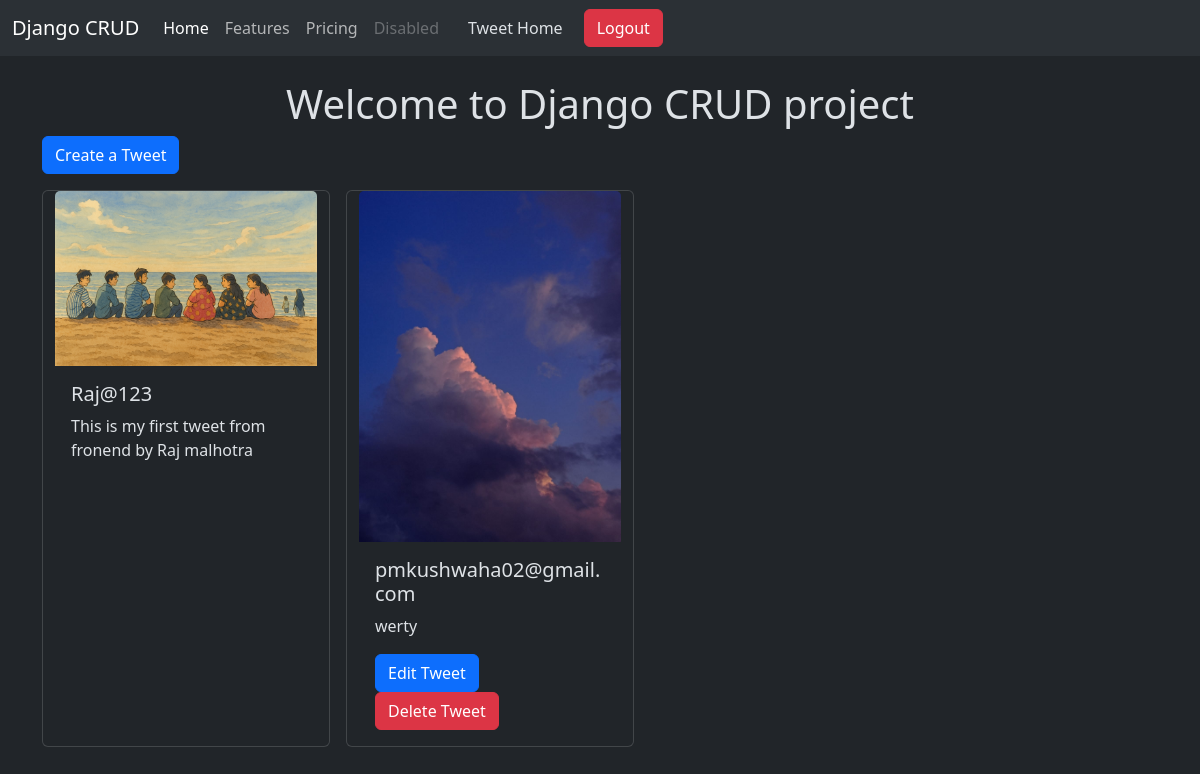
/tweet (signed in), run on the app's committed database.
### tweet/models.py (models this page shows, shortened)
class Tweet (models.Model):
    user=models.ForeignKey(User,on_delete=models.CASCADE)
    text=models.TextField(max_length="200")
    photo=models.ImageField(upload_to ="photos/",blank=True ,null=True)
    created_at=models.DateTimeField(auto_now_add=True)
    updated_at=models.DateTimeField(auto_now=True)

### tweet/views.py (the view)
# urls.py: path('', views.Tweet_list,name='Tweet_list'),
def Tweet_list(request):
    tweets=Tweet.objects.all().order_by('-created_at')
    return render(request,'tweet_list.html',{'tweets':tweets})

### tweet/templates/tweet_list.html (shortened to what this page needs)
{% extends "layout.html" %}
{% block content %}
<h1  class="text-center mt-4">Welcome to Django CRUD project</h1>
<a class="btn btn-primary mb-3" role="button" href=" {% url 'tweet_create' %}" aria-disabled="true">Create a Tweet</a>
<div class="container row gap-3">
{%for tweet in tweets%}
<div class="card" style="width: 18rem;">
    <img src={{tweet.photo.url}} class="card-img-top" alt="...">
    <div class="card-body">
      <h5 class="card-title">{{tweet.user.username}}</h5>
      <p class="card-text"> {{tweet.text}} </p>
      {% if tweet.user == user %}
      <a href= {% url 'tweet_edit'  tweet.id%} class="btn btn-primary">Edit Tweet</a>
      <a href= {% url 'tweet_delete' tweet.id %} class="btn btn-danger">Delete Tweet</a>
      {% endif %}
    </div>
  </div>
{%endfor %}
</div>
{% endblock %}

### data on the page
Tweet: photo (picture), user.username "Raj@123", text "This is my first tweet from fronend by Raj malhotra"
Tweet: photo (picture), user.username "pmkushwaha02@gmail.com", text "werty", shows "Edit Tweet"
